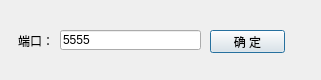
<?xml version="1.0" encoding="UTF-8"?>
<ui version="4.0">
 <class>TCPServer</class>
 <widget class="QDialog" name="TCPServer">
  <property name="geometry">
   <rect>
    <x>0</x>
    <y>0</y>
    <width>321</width>
    <height>80</height>
   </rect>
  </property>
  <property name="windowTitle">
   <string>Dialog</string>
  </property>
  <widget class="QLabel" name="label_2">
   <property name="geometry">
    <rect>
     <x>18</x>
     <y>29</y>
     <width>36</width>
     <height>23</height>
    </rect>
   </property>
   <property name="text">
    <string>端口：</string>
   </property>
  </widget>
  <widget class="QLineEdit" name="serverPortlineEdit">
   <property name="geometry">
    <rect>
     <x>60</x>
     <y>30</y>
     <width>141</width>
     <height>20</height>
    </rect>
   </property>
   <property name="text">
    <string>5555</string>
   </property>
  </widget>
  <widget class="QPushButton" name="OKpushButton">
   <property name="geometry">
    <rect>
     <x>210</x>
     <y>30</y>
     <width>75</width>
     <height>23</height>
    </rect>
   </property>
   <property name="text">
    <string>确 定</string>
   </property>
  </widget>
 </widget>
 <resources/>
 <connections/>
</ui>
